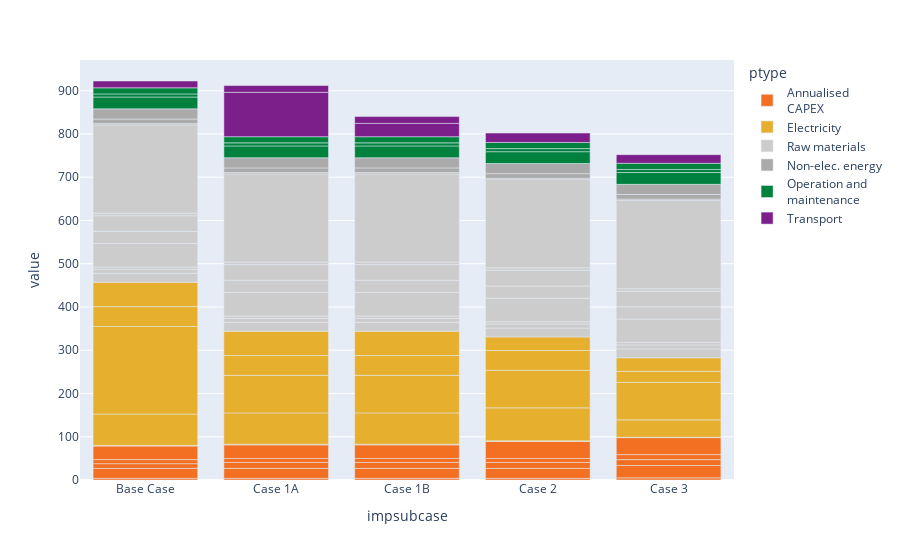
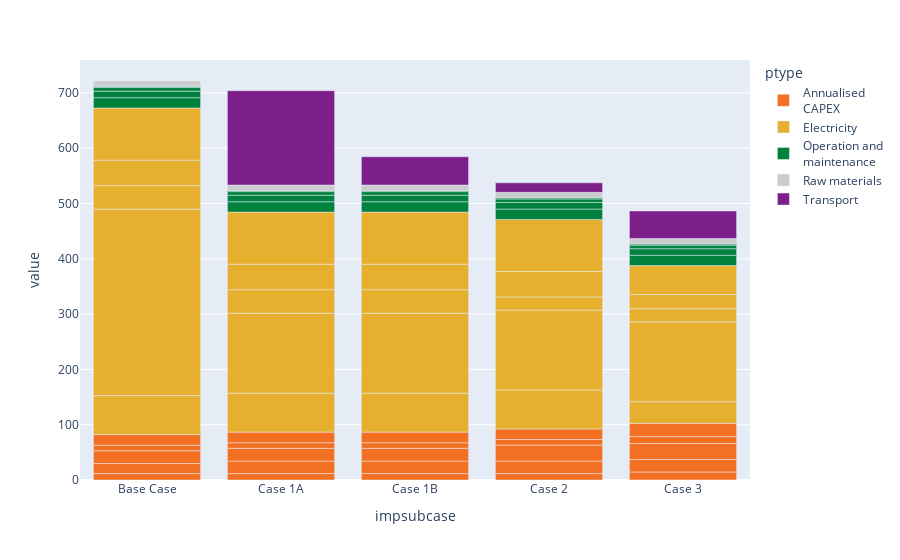
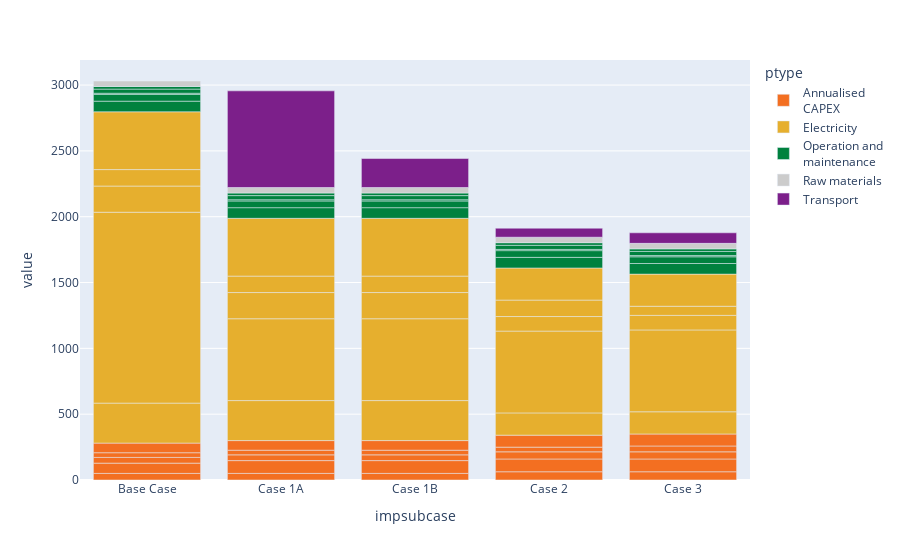

Notebook cell for these charts, in order:
### Markdown cell above
### Plot outputs

### Code cell
import plotly.express as px


typeMapping = {
    r'^cap$': 'capital',
    r'^fop$': 'fonmco',
    r'^transp_cost:.*$': 'transport',
    r'^dem_cost:elec$': 'elec',
    r'^dem_cost:(coal|ng)$': 'energy',
    r'^dem_cost:\b(?!(elec|coal|ng))\b.*$': 'rawmat',
}

cost_types = {
    'capital': {
        'label': 'Annualised<br>CAPEX',
        'colour': '#f36f21',
    },
    'fonmco': {
        'label': 'Operation and<br>maintenance',
        'colour': '#00813e',
    },
    'rawmat': {
        'label': 'Raw materials',
        'colour': '#cccccc',
    },
    'energy': {
        'label': 'Non-elec. energy',
        'colour': '#aaaaaa',
    },
    'elec': {
        'label': 'Electricity',
        'colour': '#e6af2e',
    },
    'transport': {
        'label': 'Transport',
        'colour': '#7c1f8a',
    }
}

for comm, lcox in outputs['lcox'].items():
    # convert lcox table to plot data
    plotData = lcox \
        .data['LCOX'] \
        .pint.dequantify().droplevel('unit', axis=1) \
        .stack(['process', 'type']).to_frame('value') \
        .reset_index() \
        .query(f"epdcase=='medium'") \
        .drop(columns=['epdcase'])

    # map types (so that colors are correct)
    plotData['ptype'] = plotData['type'] \
        .replace(regex=typeMapping) \
        .map({
            ptype: display['label']
            for ptype, display in cost_types.items()
        })

    # plot figure
    fig = px.bar(plotData, x='impsubcase', y='value', color='ptype')

    # set colours
    for item in fig.data:
        item['marker']['color'] = next(t['colour'] for t in cost_types.values() if t['label'] == item['legendgroup'])

    # order cases on x-axis
    fig.update_layout(xaxis=dict(categoryorder='array', categoryarray=['Base Case', 'Case 1A', 'Case 1B', 'Case 2', 'Case 3']))

    display(Markdown(f"**{comm}**"))
    display(fig)

### Figure 1 — Plotly figure (JSON) as saved in the notebook; plotly's stock layout.template omitted (floating-point values rounded to 4 significant figures)
{"data": [{"alignmentgroup": "True", "hovertemplate": "ptype=Annualised<br>CAPEX<br>impsubcase=%{x}<br>value=%{y}<extra></extra>", "legendgroup": "Annualised<br>CAPEX", "marker": {"color": "#f36f21", "pattern": {"shape": ""}}, "name": "Annualised<br>CAPEX", "offsetgroup": "Annualised<br>CAPEX", "orientation": "v", "showlegend": true, "textposition": "auto", "type": "bar", "x": ["Case 2", "Case 2", "Case 2", "Case 2", "Case 2", "Base Case", "Base Case", "Base Case", "Base Case", "Base Case", "Case 1A", "Case 1A", "Case 1A", "Case 1A", "Case 1A", "Case 1B", "Case 1B", "Case 1B", "Case 1B", "Case 1B", "Case 3", "Case 3", "Case 3", "Case 3", "Case 3"], "xaxis": "x", "y": [3.947, 22.98, 13.58, 9.302, 39.18, 3.947, 22.98, 10.88, 9.302, 31.41, 3.947, 22.98, 13.58, 9.302, 31.41, 3.947, 22.98, 13.58, 9.302, 31.41, 4.924, 28.66, 13.58, 11.6, 39.18], "yaxis": "y"}, {"alignmentgroup": "True", "hovertemplate": "ptype=Electricity<br>impsubcase=%{x}<br>value=%{y}<extra></extra>", "legendgroup": "Electricity", "marker": {"color": "#e6af2e", "pattern": {"shape": ""}}, "name": "Electricity", "offsetgroup": "Electricity", "orientation": "v", "showlegend": true, "textposition": "auto", "type": "bar", "x": ["Case 2", "Case 2", "Case 2", "Case 2", "Case 2", "Base Case", "Base Case", "Base Case", "Base Case", "Base Case", "Case 1A", "Case 1A", "Case 1A", "Case 1A", "Case 1A", "Case 1B", "Case 1B", "Case 1B", "Case 1B", "Case 1B", "Case 3", "Case 3", "Case 3", "Case 3", "Case 3"], "xaxis": "x", "y": [1.567, 76.25, 86.84, 45.81, 31.24, 1.567, 72.35, 202.6, 45.81, 56.23, 1.567, 72.35, 86.84, 45.81, 56.23, 1.567, 72.35, 86.84, 45.81, 56.23, 0.8708, 40.2, 86.84, 25.45, 31.24], "yaxis": "y"}, {"alignmentgroup": "True", "hovertemplate": "ptype=Raw materials<br>impsubcase=%{x}<br>value=%{y}<extra></extra>", "legendgroup": "Raw materials", "marker": {"color": "#cccccc", "pattern": {"shape": ""}}, "name": "Raw materials", "offsetgroup": "Raw materials", "orientation": "v", "showlegend": true, "textposition": "auto", "type": "bar", "x": ["Case 2", "Case 2", "Case 2", "Case 2", "Case 2", "Case 2", "Case 2", "Case 2", "Base Case", "Base Case", "Base Case", "Base Case", "Base Case", "Base Case", "Base Case", "Base Case", "Case 1A", "Case 1A", "Case 1A", "Case 1A", "Case 1A", "Case 1A", "Case 1A", "Case 1A", "Case 1B", "Case 1B", "Case 1B", "Case 1B", "Case 1B", "Case 1B", "Case 1B", "Case 1B", "Case 3", "Case 3", "Case 3", "Case 3", "Case 3", "Case 3", "Case 3", "Case 3"], "xaxis": "x", "y": [20.56, 9.237, 5.433, 54.33, 28.23, 36.21, 5.847, 204.2, 20.56, 9.237, 5.433, 54.33, 28.23, 36.21, 5.847, 204.2, 20.56, 9.237, 5.433, 54.33, 28.23, 36.21, 5.847, 204.2, 20.56, 9.237, 5.433, 54.33, 28.23, 36.21, 5.847, 204.2, 20.56, 9.237, 5.433, 54.33, 28.23, 36.21, 5.847, 204.2], "yaxis": "y"}, {"alignmentgroup": "True", "hovertemplate": "ptype=Non-elec. energy<br>impsubcase=%{x}<br>value=%{y}<extra></extra>", "legendgroup": "Non-elec. energy", "marker": {"color": "#aaaaaa", "pattern": {"shape": ""}}, "name": "Non-elec. energy", "offsetgroup": "Non-elec. energy", "orientation": "v", "showlegend": true, "textposition": "auto", "type": "bar", "x": ["Case 2", "Case 2", "Case 2", "Base Case", "Base Case", "Base Case", "Case 1A", "Case 1A", "Case 1A", "Case 1B", "Case 1B", "Case 1B", "Case 3", "Case 3", "Case 3"], "xaxis": "x", "y": [2.873, 10.6, 23.49, 2.873, 10.6, 23.49, 2.873, 10.6, 23.49, 2.873, 10.6, 23.49, 2.873, 10.6, 23.49], "yaxis": "y"}, {"alignmentgroup": "True", "hovertemplate": "ptype=Operation and<br>maintenance<br>impsubcase=%{x}<br>value=%{y}<extra></extra>", "legendgroup": "Operation and<br>maintenance", "marker": {"color": "#00813e", "pattern": {"shape": ""}}, "name": "Operation and<br>maintenance", "offsetgroup": "Operation and<br>maintenance", "orientation": "v", "showlegend": true, "textposition": "auto", "type": "bar", "x": ["Case 2", "Case 2", "Case 2", "Base Case", "Base Case", "Base Case", "Case 1A", "Case 1A", "Case 1A", "Case 1B", "Case 1B", "Case 1B", "Case 3", "Case 3", "Case 3"], "xaxis": "x", "y": [27.33, 7.119, 14.22, 27.33, 7.119, 14.22, 27.33, 7.119, 14.22, 27.33, 7.119, 14.22, 27.33, 7.119, 14.22], "yaxis": "y"}, {"alignmentgroup": "True", "hovertemplate": "ptype=Transport<br>impsubcase=%{x}<br>value=%{y}<extra></extra>", "legendgroup": "Transport", "marker": {"color": "#7c1f8a", "pattern": {"shape": ""}}, "name": "Transport", "offsetgroup": "Transport", "orientation": "v", "showlegend": true, "textposition": "auto", "type": "bar", "x": ["Case 2", "Base Case", "Case 1A", "Case 1A", "Case 1B", "Case 1B", "Case 3"], "xaxis": "x", "y": [21.76, 15.71, 102.6, 15.71, 30.77, 15.71, 20], "yaxis": "y"}], "layout": {"autosize": true, "barmode": "relative", "legend": {"title": {"text": "ptype"}, "tracegroupgap": 0}, "margin": {"t": 60}, "xaxis": {"anchor": "y", "autorange": true, "categoryarray": ["Base Case", "Case 1A", "Case 1B", "Case 2", "Case 3"], "categoryorder": "array", "domain": [0, 1], "range": [-0.5, 4.5], "title": {"text": "impsubcase"}, "type": "category"}, "yaxis": {"anchor": "x", "autorange": true, "domain": [0, 1], "range": [0, 971.0], "title": {"text": "value"}, "type": "linear"}}}

### Figure 2 — Plotly figure (JSON) as saved in the notebook; plotly's stock layout.template omitted (floating-point values rounded to 4 significant figures)
{"data": [{"alignmentgroup": "True", "hovertemplate": "ptype=Annualised<br>CAPEX<br>impsubcase=%{x}<br>value=%{y}<extra></extra>", "legendgroup": "Annualised<br>CAPEX", "marker": {"color": "#f36f21", "pattern": {"shape": ""}}, "name": "Annualised<br>CAPEX", "offsetgroup": "Annualised<br>CAPEX", "orientation": "v", "showlegend": true, "textposition": "auto", "type": "bar", "x": ["Base Case", "Base Case", "Base Case", "Base Case", "Base Case", "Case 1A", "Case 1A", "Case 1A", "Case 1A", "Case 1A", "Case 1B", "Case 1B", "Case 1B", "Case 1B", "Case 1B", "Case 2", "Case 2", "Case 2", "Case 2", "Case 2", "Case 3", "Case 3", "Case 3", "Case 3", "Case 3"], "xaxis": "x", "y": [11.63, 18.1, 23.1, 10.09, 19.18, 11.63, 22.58, 23.1, 10.09, 19.18, 11.63, 22.58, 23.1, 10.09, 19.18, 11.63, 22.58, 28.82, 10.09, 19.18, 14.5, 22.58, 28.82, 12.59, 23.92], "yaxis": "y"}, {"alignmentgroup": "True", "hovertemplate": "ptype=Electricity<br>impsubcase=%{x}<br>value=%{y}<extra></extra>", "legendgroup": "Electricity", "marker": {"color": "#e6af2e", "pattern": {"shape": ""}}, "name": "Electricity", "offsetgroup": "Electricity", "orientation": "v", "showlegend": true, "textposition": "auto", "type": "bar", "x": ["Base Case", "Base Case", "Base Case", "Base Case", "Base Case", "Case 1A", "Case 1A", "Case 1A", "Case 1A", "Case 1A", "Case 1B", "Case 1B", "Case 1B", "Case 1B", "Case 1B", "Case 2", "Case 2", "Case 2", "Case 2", "Case 2", "Case 3", "Case 3", "Case 3", "Case 3", "Case 3"], "xaxis": "x", "y": [70.46, 337, 42.64, 46.11, 94.19, 70.46, 144.4, 42.64, 46.11, 94.19, 70.46, 144.4, 42.64, 46.11, 94.19, 70.46, 144.4, 23.69, 46.11, 94.19, 39.14, 144.4, 23.69, 25.62, 52.33], "yaxis": "y"}, {"alignmentgroup": "True", "hovertemplate": "ptype=Operation and<br>maintenance<br>impsubcase=%{x}<br>value=%{y}<extra></extra>", "legendgroup": "Operation and<br>maintenance", "marker": {"color": "#00813e", "pattern": {"shape": ""}}, "name": "Operation and<br>maintenance", "offsetgroup": "Operation and<br>maintenance", "orientation": "v", "showlegend": true, "textposition": "auto", "type": "bar", "x": ["Base Case", "Base Case", "Base Case", "Base Case", "Case 1A", "Case 1A", "Case 1A", "Case 1A", "Case 1B", "Case 1B", "Case 1B", "Case 1B", "Case 2", "Case 2", "Case 2", "Case 2", "Case 3", "Case 3", "Case 3", "Case 3"], "xaxis": "x", "y": [18.69, 11.84, 6.476, 2.143, 18.69, 11.84, 6.476, 2.143, 18.69, 11.84, 6.476, 2.143, 18.69, 11.84, 6.476, 2.143, 18.69, 11.84, 6.476, 2.143], "yaxis": "y"}, {"alignmentgroup": "True", "hovertemplate": "ptype=Raw materials<br>impsubcase=%{x}<br>value=%{y}<extra></extra>", "legendgroup": "Raw materials", "marker": {"color": "#cccccc", "pattern": {"shape": ""}}, "name": "Raw materials", "offsetgroup": "Raw materials", "orientation": "v", "showlegend": true, "textposition": "auto", "type": "bar", "x": ["Base Case", "Case 1A", "Case 1B", "Case 2", "Case 3"], "xaxis": "x", "y": [9.723, 9.723, 9.723, 9.723, 9.723], "yaxis": "y"}, {"alignmentgroup": "True", "hovertemplate": "ptype=Transport<br>impsubcase=%{x}<br>value=%{y}<extra></extra>", "legendgroup": "Transport", "marker": {"color": "#7c1f8a", "pattern": {"shape": ""}}, "name": "Transport", "offsetgroup": "Transport", "orientation": "v", "showlegend": true, "textposition": "auto", "type": "bar", "x": ["Case 1A", "Case 1B", "Case 2", "Case 3"], "xaxis": "x", "y": [170.6, 51.17, 17.25, 50], "yaxis": "y"}], "layout": {"autosize": true, "barmode": "relative", "legend": {"title": {"text": "ptype"}, "tracegroupgap": 0}, "margin": {"t": 60}, "xaxis": {"anchor": "y", "autorange": true, "categoryarray": ["Base Case", "Case 1A", "Case 1B", "Case 2", "Case 3"], "categoryorder": "array", "domain": [0, 1], "range": [-0.5, 4.5], "title": {"text": "impsubcase"}, "type": "category"}, "yaxis": {"anchor": "x", "autorange": true, "domain": [0, 1], "range": [0, 759.3], "title": {"text": "value"}, "type": "linear"}}}

### Figure 3 — Plotly figure (JSON) as saved in the notebook; plotly's stock layout.template omitted (floating-point values rounded to 4 significant figures)
{"data": [{"alignmentgroup": "True", "hovertemplate": "ptype=Annualised<br>CAPEX<br>impsubcase=%{x}<br>value=%{y}<extra></extra>", "legendgroup": "Annualised<br>CAPEX", "marker": {"color": "#f36f21", "pattern": {"shape": ""}}, "name": "Annualised<br>CAPEX", "offsetgroup": "Annualised<br>CAPEX", "orientation": "v", "showlegend": true, "textposition": "auto", "type": "bar", "x": ["Base Case", "Base Case", "Base Case", "Base Case", "Base Case", "Case 1A", "Case 1A", "Case 1A", "Case 1A", "Case 1A", "Case 1B", "Case 1B", "Case 1B", "Case 1B", "Case 1B", "Case 2", "Case 2", "Case 2", "Case 2", "Case 2", "Case 3", "Case 3", "Case 3", "Case 3", "Case 3"], "xaxis": "x", "y": [50.15, 77.91, 43.54, 35.58, 72.95, 50.15, 97.18, 43.54, 35.58, 72.95, 50.15, 97.18, 43.54, 35.58, 72.95, 62.56, 97.18, 54.3, 35.58, 90.99, 62.56, 97.18, 54.3, 44.38, 90.99], "yaxis": "y"}, {"alignmentgroup": "True", "hovertemplate": "ptype=Electricity<br>impsubcase=%{x}<br>value=%{y}<extra></extra>", "legendgroup": "Electricity", "marker": {"color": "#e6af2e", "pattern": {"shape": ""}}, "name": "Electricity", "offsetgroup": "Electricity", "orientation": "v", "showlegend": true, "textposition": "auto", "type": "bar", "x": ["Base Case", "Base Case", "Base Case", "Base Case", "Base Case", "Case 1A", "Case 1A", "Case 1A", "Case 1A", "Case 1A", "Case 1B", "Case 1B", "Case 1B", "Case 1B", "Case 1B", "Case 2", "Case 2", "Case 2", "Case 2", "Case 2", "Case 3", "Case 3", "Case 3", "Case 3", "Case 3"], "xaxis": "x", "y": [303.9, 1450, 198.9, 125, 439.1, 303.9, 621.6, 198.9, 125, 439.1, 303.9, 621.6, 198.9, 125, 439.1, 168.9, 621.6, 110.5, 125, 244, 168.9, 621.6, 110.5, 69.45, 244], "yaxis": "y"}, {"alignmentgroup": "True", "hovertemplate": "ptype=Operation and<br>maintenance<br>impsubcase=%{x}<br>value=%{y}<extra></extra>", "legendgroup": "Operation and<br>maintenance", "marker": {"color": "#00813e", "pattern": {"shape": ""}}, "name": "Operation and<br>maintenance", "offsetgroup": "Operation and<br>maintenance", "orientation": "v", "showlegend": true, "textposition": "auto", "type": "bar", "x": ["Base Case", "Base Case", "Base Case", "Base Case", "Base Case", "Case 1A", "Case 1A", "Case 1A", "Case 1A", "Case 1A", "Case 1B", "Case 1B", "Case 1B", "Case 1B", "Case 1B", "Case 2", "Case 2", "Case 2", "Case 2", "Case 2", "Case 3", "Case 3", "Case 3", "Case 3", "Case 3"], "xaxis": "x", "y": [80.63, 50.96, 9.245, 31.42, 19.66, 80.63, 50.96, 9.245, 31.42, 19.66, 80.63, 50.96, 9.245, 31.42, 19.66, 80.63, 50.96, 9.245, 31.42, 19.66, 80.63, 50.96, 9.245, 31.42, 19.66], "yaxis": "y"}, {"alignmentgroup": "True", "hovertemplate": "ptype=Raw materials<br>impsubcase=%{x}<br>value=%{y}<extra></extra>", "legendgroup": "Raw materials", "marker": {"color": "#cccccc", "pattern": {"shape": ""}}, "name": "Raw materials", "offsetgroup": "Raw materials", "orientation": "v", "showlegend": true, "textposition": "auto", "type": "bar", "x": ["Base Case", "Case 1A", "Case 1B", "Case 2", "Case 3"], "xaxis": "x", "y": [41.85, 41.85, 41.85, 41.85, 41.85], "yaxis": "y"}, {"alignmentgroup": "True", "hovertemplate": "ptype=Transport<br>impsubcase=%{x}<br>value=%{y}<extra></extra>", "legendgroup": "Transport", "marker": {"color": "#7c1f8a", "pattern": {"shape": ""}}, "name": "Transport", "offsetgroup": "Transport", "orientation": "v", "showlegend": true, "textposition": "auto", "type": "bar", "x": ["Case 1A", "Case 1B", "Case 2", "Case 3"], "xaxis": "x", "y": [734.3, 220.3, 68.4, 80], "yaxis": "y"}], "layout": {"autosize": true, "barmode": "relative", "legend": {"title": {"text": "ptype"}, "tracegroupgap": 0}, "margin": {"t": 60}, "xaxis": {"anchor": "y", "autorange": true, "categoryarray": ["Base Case", "Case 1A", "Case 1B", "Case 2", "Case 3"], "categoryorder": "array", "domain": [0, 1], "range": [-0.5, 4.5], "title": {"text": "impsubcase"}, "type": "category"}, "yaxis": {"anchor": "x", "autorange": true, "domain": [0, 1], "range": [0, 3190.0], "title": {"text": "value"}, "type": "linear"}}}
